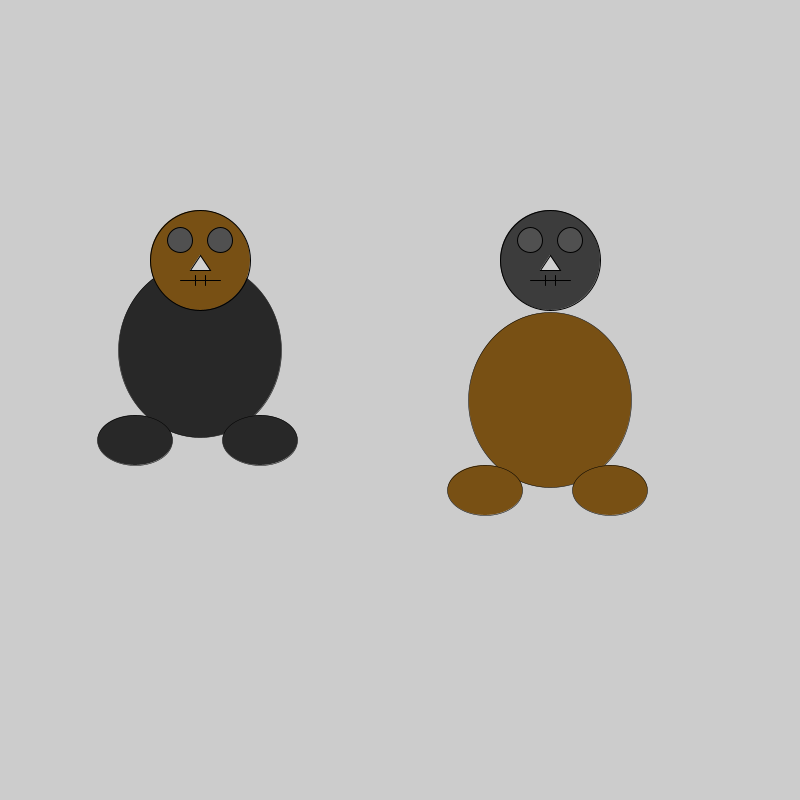
Frame 1 (no input)
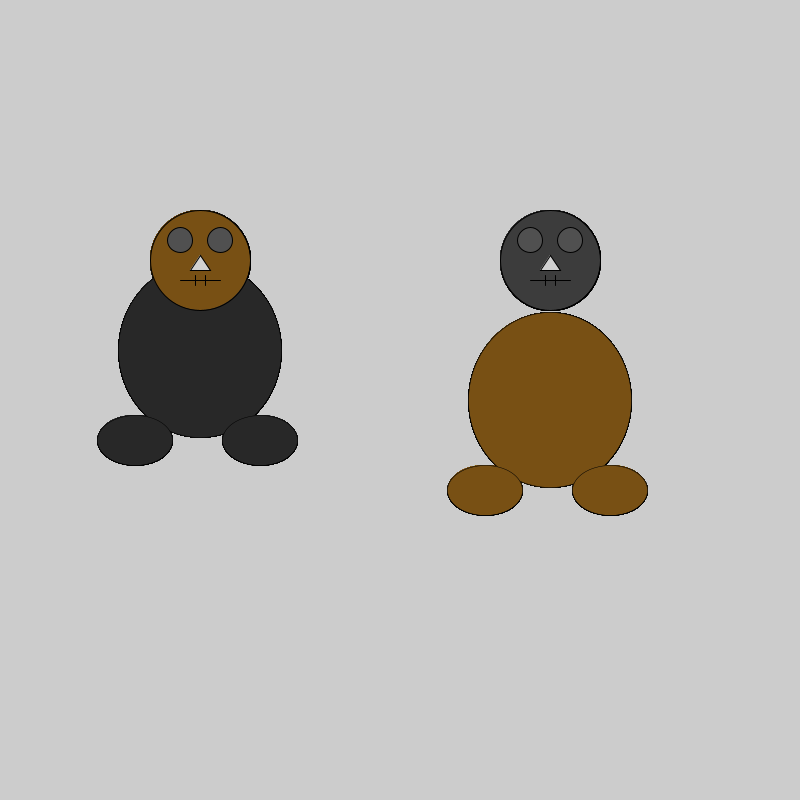
Frame 60 (the mouse pressed at the canvas centre just before this capture)
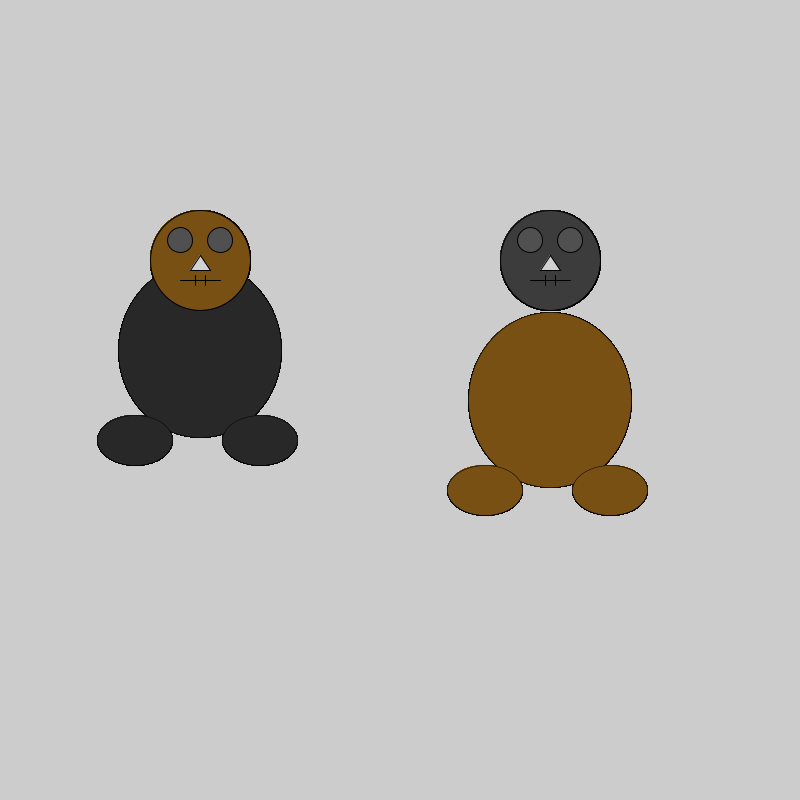
Frame 120 (the mouse held since frame 60 and released just before this capture)

The Processing sketch that drew these frames (run headless with seeded random() and noise(); from frame 60 on, the mouse is pressed at the canvas centre):

// Processing sketch: Nyoka_Shortt
// ── Nyoka_Shortt.pde
Monster MyMons;
Monster MyMonst;
color c = color(120,80,20);
int X = 400;
int Y= 400;
float x = 2;

void setup(){
  size(800,800);
  MyMons = new Monster(c, X, Y);
  MyMonst = new Monster(c, X, Y);
}

void draw(){
  MyMons.update();
  MyMonst.update();
  
 pushMatrix();
     scale(.5);
     MyMons.body(40,X,700);
  popMatrix();
  
   pushMatrix();
       translate(200,250);
       MyMons.head(c);
     popMatrix();
  
    pushMatrix();
     translate(200,350);
     scale(.5);
     MyMonst.body(c,700,100);
  popMatrix();
  
  pushMatrix();
    translate(550,250);
    MyMonst.head(60);
  popMatrix(); 
    
}

// ── Monster.pde
class Monster{
  float x;
  
  Monster(color c, int X, int Y){
    x=0;
  }
  
  //Methods
  void update(){
  }
  
  void move(){
    x =x+2;
  }
  
    void head(color c){
     pushMatrix();
     translate(x+ -200,-200);
           //head
           fill(c);
           ellipse(200, 210, 100, 100);


          //eyes
          fill(80);
          ellipse(180, 190, 25, 25);              
          ellipse(220, 190, 25, 25 );       
  
          //nose
          fill(210);
          triangle(200, 205, 210, 220, 190, 220);     

          //mouth
          line(180, 230, 220, 230);     
          //teeth
          line(195, 225, 195, 235);     
          line(205, 225, 205, 235);     
      popMatrix();
  }  
  
 void body(color c, int X, int Y){
 pushMatrix();
 translate(X,Y);
 pushMatrix();
   translate(x + -400,-400);
     fill(c);
     ellipse(400, 400, 325, 350); //body
     ellipse(270, 580, 150, 100); //left foot
     ellipse(520, 580, 150, 100); //right foot
 popMatrix();
 popMatrix();
  }
  
}
